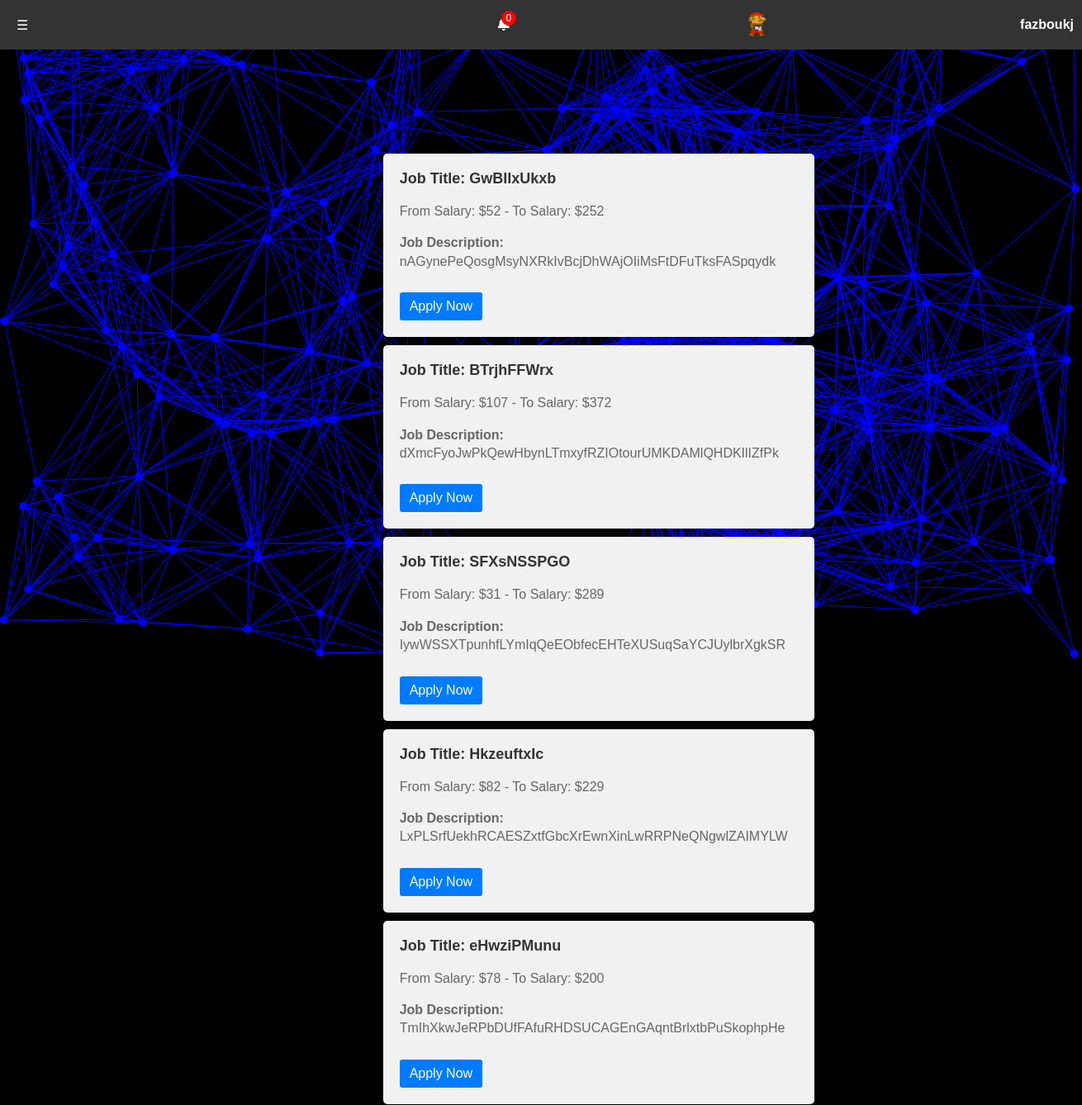
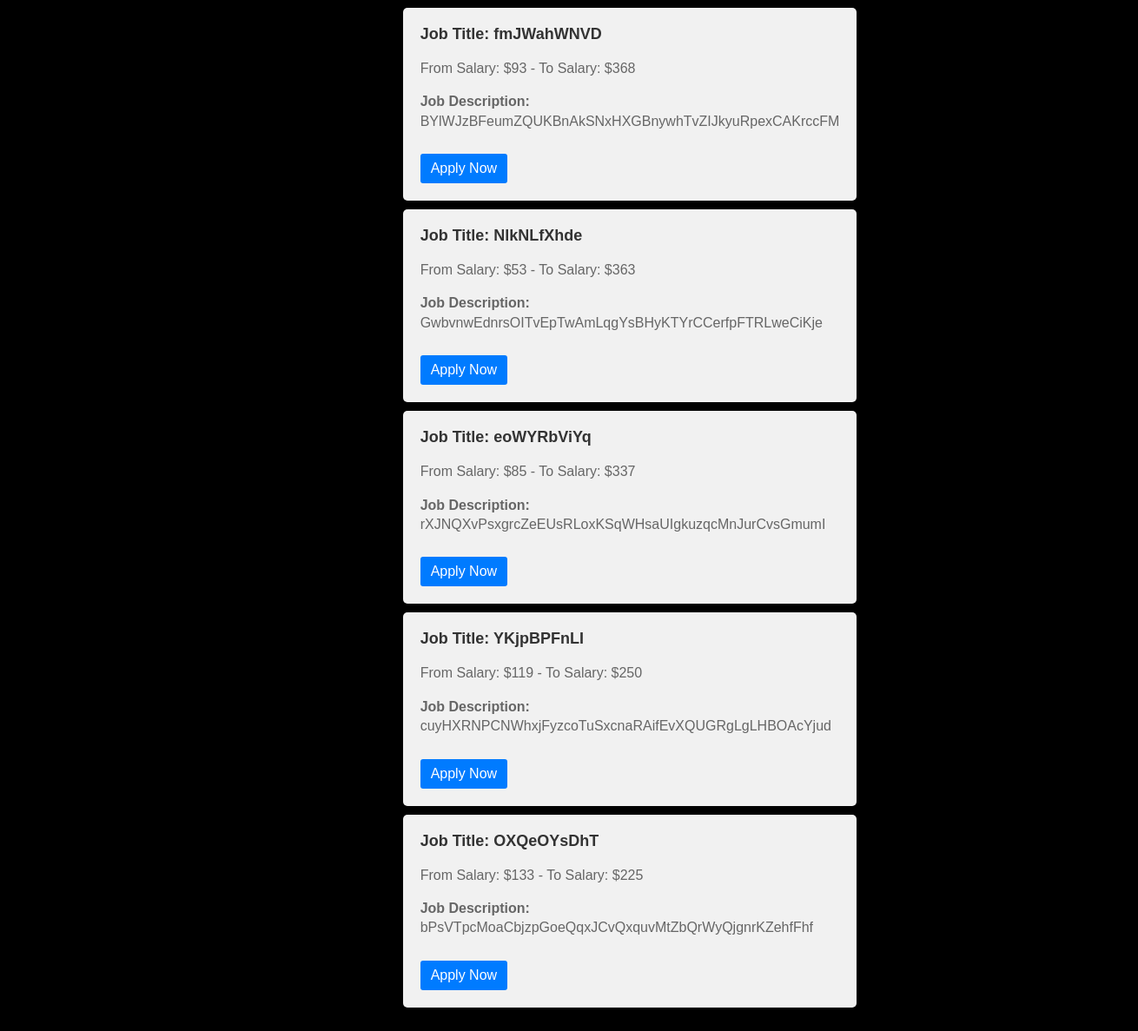
Screenshot of /jobs (signed in) with the database file from the repository (2 pictures, top to bottom).
### app/models/user.py (models this page shows)
class User(db.Model, UserMixin):
    id = db.Column(db.Integer, primary_key=True)
    username = db.Column(db.String(100), unique=True)
    email = db.Column(db.String(100), unique=True)
    password = db.Column(db.String(300))
    is_active = db.Column(db.Boolean, default=False)
    is_admin = db.Column(db.Boolean, default=False)
    cart = db.relationship('Cart', backref='buyer')
    duration = db.Column(db.Integer, default=0)
    image = db.Column(db.String(256), default='actor.png')
    banner = db.Column(db.String(256), default='white.png')
    applications = db.relationship('JobApplication', backref='user', lazy=True)

### app/models/jobs.py (models this page shows)
class Job(db.Model):
    id = db.Column(db.Integer, primary_key=True)
    title = db.Column(db.String(100))
    description = db.Column(db.String(300))
    from_salary = db.Column(db.Integer, default=0)
    to_salary = db.Column(db.Integer, default=0)

### app/views/jobs.py (the view)
@app.route('/jobs')
def jobs():
    jobs = Job.query.all()
    all_jobs= []
    for job in jobs:
        applied = False
        if current_user.is_authenticated:
            check_if_applied_job = JobApplication.query.filter_by(job_id=job.id, user_id=current_user.id).first()
            if check_if_applied_job:
                applied=True
        all_jobs.append({
                "id":job.id,
                "title":job.title,
                "description" :job.description,
                "applied":applied,
                "from_salary":job.from_salary,
                "to_salary":job.to_salary
            })
    return render_template('jobs.html', jobs=all_jobs, user=current_user, applied=applied)

### app/models/user.py (called while the page is built)
@login_manager.user_loader
def load_user(user_id):
    return User.query.get(user_id)

### app/templates/jobs.html (shortened to what this page needs)
{% extends 'nav.html' %}
{% block content %}
<link rel="stylesheet" href="{{ url_for('static', filename='css/jobs.css')}}">
<div class="lcontainer">
    <ul>
        {% for job in jobs %}
            <li>
                <div class="job-card">
                    <h3>Job Title: {{ job.title }}</h3>
                    {% if job.from_salary > 0 %}
                    <p>From Salary: ${{job.from_salary}} - To Salary: ${{job.to_salary }}</p>
                    {% endif %}
                    <p> <strong>Job Description:</strong> <br> {{ job.description }}</p>
                    {% if job.applied %}
                    <a style="background-color: green;" disabled>Applied</a>
                    {% else %}
                    <a href="/apply_job/{{ job.id }}">Apply Now</a>
                    {% endif %}
                </div>
            </li>
        {% endfor %}
    </ul>
</div>
{% endblock%}

### app/templates/nav.html (shortened to what this page needs)
<!DOCTYPE html>
<html lang="en">
<head>
    <link rel="stylesheet" href="{{ url_for('static', filename='css/nav.css')}}">
    <link rel="stylesheet" href="{{ url_for('static', filename='css/notification.css')}}">
    <link rel="stylesheet" href="https://cdnjs.cloudflare.com/ajax/libs/font-awesome/4.7.0/css/font-awesome.min.css">
    <link rel="stylesheet" href="https://cdnjs.cloudflare.com/ajax/libs/font-awesome/5.15.3/css/all.min.css" />
</head>
<body>
    <div class="navbar">
      <div class="menu-toggle">&#9776;</div>
        <div class="notification-wrapper">
          <div class="notification-icon" onclick="toggleNotificationBox()">
            <span id="notificationCount" class="notification-count">0</span>
          </div>
        </div>
        {% if user.is_authenticated %}
        <img style="border-radius: 50%; max-width: 30px; margin-right: 20px;" src="{{ url_for('uploaded_users_images', filename=current_user.image) }}" alt="Profile Picture"> <strong style="margin-right: 30px;">{{user.username}}</strong>
        {% else %}
        <a href="{{url_for('login')}}" class="login-button">Login</a>
        {% endif %}
    </div>
    <section class="container">
        <div class="background-container">
        </div>
        {%block content%}
        {%endblock%}
    </section>
</body>
</html>

### app/static/css/nav.css (style rules this page uses)
body { font-family: Arial, sans-serif; margin: 0; padding: 0; }
.navbar { background-color: #333; color: white; display: flex; align-items: center; height: 60px; padding: 0 20px; }
.container { min-height: 100vh; width: 100%; margin: 50px auto; padding: 50px; }
@media screen and (max-width: 1377px) { .navbar { flex-wrap: wrap; justify-content: space-between; width: 100%; } }

### app/static/css/notification.css (style rules this page uses)
.notification-wrapper { position: relative; display: inline-block; }
.notification-icon { position: relative; cursor: pointer; }
.notification-count { position: absolute; top: -8px; right: -8px; display: flex; align-items: center; justify-content: center; width: 18px; height: 18px; background-color: red; color: white; font-size: 12px; border-radius: 50%; }

### app/static/css/jobs.css (style rules this page uses)
.lcontainer { display: flex; justify-content: center; align-items: center; flex-wrap: wrap; }
.job-card { width: auto; padding: 20px; margin: 10px; background-color: #f1f1f1; border-radius: 5px; box-shadow: 0 2px 4px rgba(0, 0, 0, 0.1); }
.job-card h3 { margin-top: 0; color: #333; font-size: 18px; font-weight: bold; }
.job-card p { color: #666; line-height: 1.4; }
.job-card a { display: inline-block; margin-top: 10px; padding: 8px 12px; background-color: #007bff; color: #fff; text-decoration: none; border-radius: 3px; transition: background-color 0.3s ease; }
.background-container { position: fixed; top: 0; left: 0; width: 100%; height: 100%; z-index: -1; background-color: #000000; }

### rows the page displays
User: image (picture), username "fazboukj"
Job: title "GwBIlxUkxb", from_salary "52", to_salary "252", description "nAGynePeQosgMsyNXRkIvBcjDhWAjOIiMsFtDFuTksFASpqydk"
Job: title "BTrjhFFWrx", from_salary "107", to_salary "372", description "dXmcFyoJwPkQewHbynLTmxyfRZIOtourUMKDAMlQHDKIlIZfPk"
Job: title "SFXsNSSPGO", from_salary "31", to_salary "289", description "IywWSSXTpunhfLYmIqQeEObfecEHTeXUSuqSaYCJUylbrXgkSR"
Job: title "HkzeuftxIc", from_salary "82", to_salary "229", description "LxPLSrfUekhRCAESZxtfGbcXrEwnXinLwRRPNeQNgwlZAIMYLW"
Job: title "eHwziPMunu", from_salary "78", to_salary "200", description "TmIhXkwJeRPbDUfFAfuRHDSUCAGEnGAqntBrlxtbPuSkophpHe"
Job: title "fmJWahWNVD", from_salary "93", to_salary "368", description "BYlWJzBFeumZQUKBnAkSNxHXGBnywhTvZIJkyuRpexCAKrccFM"
Job: title "NlkNLfXhde", from_salary "53", to_salary "363", description "GwbvnwEdnrsOITvEpTwAmLqgYsBHyKTYrCCerfpFTRLweCiKje"
Job: title "eoWYRbViYq", from_salary "85", to_salary "337", description "rXJNQXvPsxgrcZeEUsRLoxKSqWHsaUIgkuzqcMnJurCvsGmumI"
Job: title "YKjpBPFnLI", from_salary "119", to_salary "250", description "cuyHXRNPCNWhxjFyzcoTuSxcnaRAifEvXQUGRgLgLHBOAcYjud"
Job: title "OXQeOYsDhT", from_salary "133", to_salary "225", description "bPsVTpcMoaCbjzpGoeQqxJCvQxquvMtZbQrWyQjgnrKZehfFhf"
